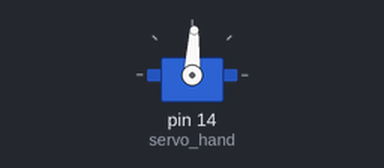
The sketch below on a simulated Arduino Uno, built with avr-gcc and run on an emulated ATmega328P. On the bench: servo.

Above: at 0.05 s.
At 1.15 s:
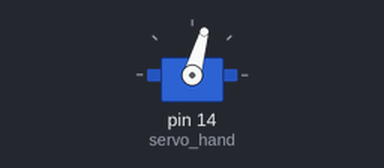
Timing chart, 0 to 8.3 s (numbered marks = the images above):
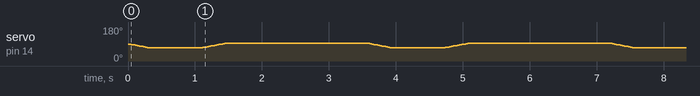

The sketch:

tst.ino
```cpp
#include <Servo.h>

Servo servo_hand;


#define speedrate 0.33
void loop(){
    hand_open();
    delay(700);
    hand_close();
    delay(2000);
}


void setup(){
    servo_hand.attach(14);
}

void hand_open(){
    rotate_to(70, &servo_hand);
    delay(300 * speedrate);
    return;
}

void hand_close(){
    rotate_to(95, &servo_hand);
    delay(300 * speedrate);
    return;
}

/**
 * @brief 将servo转到target_angle角度
 *
 * @param target_angle  目标角度
 * @param servo  一个Servo*类型，需要转动的舵机指针
 */
void rotate_to(int target_angle, Servo* servo){
    int now_angle;
    now_angle = servo->read();

    if (target_angle < now_angle){
        for (int i = now_angle;i > target_angle;i--){
            servo->write(i);
            delay(15);
        }
    }
    else if (target_angle > now_angle){
        for (int i = now_angle;i < target_angle;i++){
            servo->write(i);
            delay(15);
        }
    }
}
```
